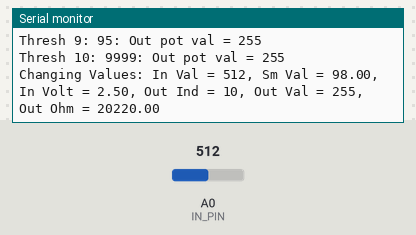
Simulated run of this sketch. Board: Arduino Uno, built with avr-gcc and run on an emulated ATmega328P. Parts: the last lines printed to the serial monitor. The test bench sets the inputs (shaded band); at power-on: A0 (IN_PIN) = 512.

Above: at 5.7 s.
5.8 s: A0 (IN_PIN) set to 0
At 7.1 s:
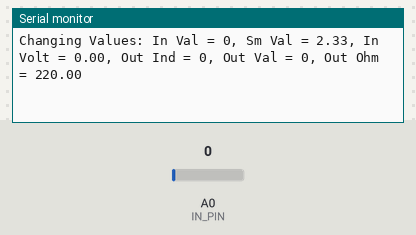
7.3 s: A0 (IN_PIN) set to 122
At 9.1 s:
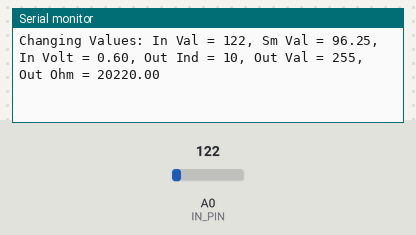
Timing chart, 0 to 10.6 s (numbered marks = the images above; inputs shaded):
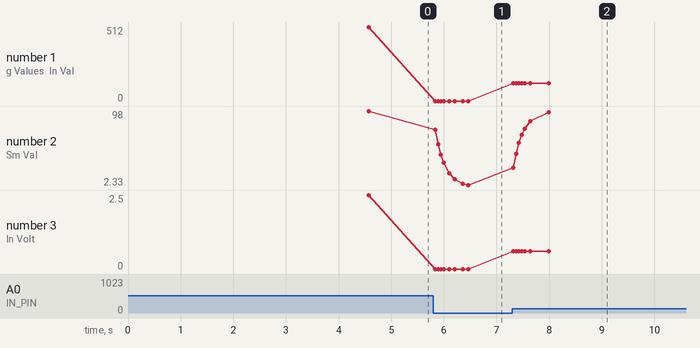

The sketch:

PolysixDriveController_AnalogPVol.ino
```cpp
// (licence header left out)
#include "SPI.h"

//define digipot control chip select pin
const int SS_pin = 10;

//define parameters for reading the analog "P-Vol" signal
const int IN_PIN = A0;  //which pin is connected to "P-Vol" signal in the Polysix
const int max_val = (int)(0.48 / 5.0 * 1023.0);  //max analogRead value expected
#define N_VAL (11)
int thresh_val[N_VAL] = {2, 4, 10, 22, 37, 47, 60, 70, 81, 95, 9999};  //here are the decision boundaries in analog counts (0-1023)

//define the parameters relating to the desired digipot levels
const float wiper_ohm = 220.0;       //resistance of wiper on digipot
const float pot_full_ohm = 20000.0;  //max resistance of digipot
const float fixed_r_ohm = 10000.0;   //R155 in Polysix
const float pot_ohm[] = {0.0, 300.0, 600.0, 1200.0, 3100.0, 20000.0, 99999.0, 99999.0, 99999.0, 99999.0, 99999.0}; //here are the desired resistance values
byte out_val[N_VAL]; //this will hold the actual digipot values corresponding to the desired resistances
byte potValue;

//define functions
void writeAD5260(int SS_pin, byte value) {
    //send value via SPI
    digitalWrite(SS_pin,LOW);// take the SS pin low to select the chip
    SPI.transfer(value);//  send value via SPI:
    digitalWrite(SS_pin,HIGH);// take the SS pin high to de-select the chip
}

void setup() {
  //setup Serial for debugging...it's only used for debugging
  Serial.begin(115200);
  delay(2000);

  //set the slaveSelectPin as an output:
  pinMode (SS_pin, OUTPUT);
  pinMode (SS_pin, HIGH);

  //initialize SPI:
  SPI.begin();
  SPI.beginTransaction(SPISettings(20000000, MSBFIRST, SPI_MODE0));

  //delay to let everything settle
  delay(500);

  //initialize digipot
  potValue=255;
  Serial.print(F("Changing Values: "));
  Serial.println(potValue);
  writeAD5260(SS_pin,potValue);

  //setup analog pin to read "P-Vol" from the polysix
  pinMode(IN_PIN,INPUT);

  //compute the digipot byte values to achieve desired resistance
  delay(2000); //delay to make sure
  for (int i=0; i < N_VAL ; i++) {
    out_val[i] = max(0,(byte)(min(255.0,max(0.0,(pot_ohm[i]-wiper_ohm) / pot_full_ohm * 255.0 + 0.5))));
    Serial.print(F("Thresh "));Serial.print(i);
    Serial.print(": "); Serial.print(thresh_val[i]);
    Serial.print(": Out pot val = "); Serial.print(out_val[i]);
    Serial.println();
  }

}

//initialize some variables to use in the main loop
int ind=255;
int prev_ind = 255;
int in_val = max_val;
int val = max_val;
float smooth_val = max_val;
float smooth_fac = 0.75;  //between zero and one.  Closer to one is more smoothing
void loop() {
  delay(50); //slow down the loop a little bit

  //read analog value of the "P-Vol" signal from the Polysix
  in_val = analogRead(IN_PIN);
  val = min(in_val,max_val);
  if (0) {  //do smoothing of input values?
    smooth_val = val; //no smoothing
  } else {
    smooth_val = smooth_fac*smooth_val + (1.0-smooth_fac)*(float)val;  //smoothing
  }
  smooth_val = min(smooth_val,(float)max_val);

  //find which of the 11 target digipot steps this analog input value corresponds to
  ind = 0;
  while ((ind < N_VAL) & ((int)smooth_val > thresh_val[ind])) ind++;
  ind = min(ind,N_VAL-1);

  //has the analog input value changed?
  if (ind != prev_ind) {
     prev_ind = ind;

    //set new pot value output values
    potValue=out_val[ind];

    //write a bunch of text for debugging
    Serial.print(F("Changing Values: "));
    Serial.print("In Val = "); Serial.print(in_val);
    Serial.print(", Sm Val = "); Serial.print(smooth_val);
    Serial.print(", In Volt = ");
    Serial.print(((float)in_val)/((float)1024)*5.0);
    Serial.print(", Out Ind = ");
    Serial.print(ind);
    Serial.print(", Out Val = ");
    Serial.print(potValue);
    Serial.print(", Out Ohm = ");
    Serial.print(((float)potValue)/255.0*pot_full_ohm+wiper_ohm);
    Serial.println();

    //send the desired value to the digipot
    writeAD5260(SS_pin,potValue);
  }
}
```

Measured:
- after the input at 5.8 s, the serial monitor: prints a new line at once (image 1)
- after the input at 7.3 s, the serial monitor: prints a new line at once (image 2)
- plotted number 1: 0 → 122 after the input at 7.3 s
- plotted number 2: 98 → 2.33 after the input at 5.8 s, 2.33 → 96.25 after the input at 7.3 s
- plotted number 3: 0 → 0.6 after the input at 7.3 s
